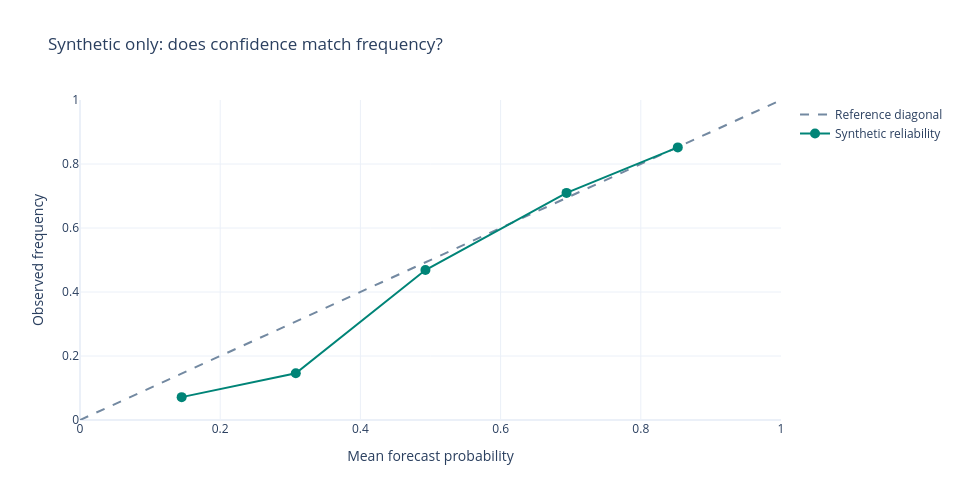

The notebook cell this image was saved under:
### Markdown cell above
## Actual learning on an inspectable, fictional temporal fixture

The public model really fits coefficients: train-only symmetric scaling followed by
L2-regularized logistic regression. The configuration is fixed before evaluation:
250 gradient steps, learning rate 0.12, penalty 0.04, no early stopping or search.
Expanding training windows use only earlier seasons and labels available before fitting.
Three later seasons contribute 66 physical games each, for 198 synthetic forecasts.

Mirrored representations receive half weight, retain one physical-game unit and enforce
team-order symmetry. The latest observation must have been published by the forecast
cutoff, at least one hour before the game. Outcome fields cannot enter inference.
This is a separate teaching implementation, not a public version of the private recipe.

The following cell **executes all three fits**, freezes predictions before scoring and
displays actual results. Dates are authored fixture clocks, not historical source proof.
Synthetic scores are not NCAA performance, a new submission or prospective validation.

### Code cell
from temporal_model_demo import run_demo
learned = run_demo()
assert learned['evidence_scope'] == 'SYNTHETIC_ONLY'
assert learned['synthetic_model_fits'] == 3 and learned['owner_research_fits'] == 0
assert learned['network_requests'] == learned['private_artifacts_read'] == 0
display(pd.DataFrame(learned['folds'])[[
    'evaluation_season', 'training_seasons', 'physical_training_games',
    'physical_evaluation_games', 'train_evaluation_ID_intersection',
    'training_labels_available_before_fit', 'scaler_fit_on_training_only']])
display(pd.DataFrame(learned['per_season']).T)
display(pd.DataFrame([learned['pooled_game_weighted']])
        .rename(index={0: 'Synthetic pooled'}))
bins = [item for item in learned['reliability']['bins'] if item['count']]
x = [item['mean_prediction'] for item in bins]
y = [item['observed_frequency'] for item in bins]
counts = [item['count'] for item in bins]
calibration = go.Figure()
calibration.add_scatter(x=[0, 1], y=[0, 1], mode='lines', name='Reference diagonal',
                        line=dict(color='#7389a1', dash='dash'))
calibration.add_scatter(x=x, y=y, mode='lines+markers', name='Synthetic reliability',
                        text=[f'n={count}' for count in counts],
                        line=dict(color='#008477'), marker_size=10)
calibration.update_layout(title='Synthetic only: does confidence match frequency?',
                           width=960, height=500, template='plotly_white',
                           xaxis_title='Mean forecast probability',
                           yaxis_title='Observed frequency',
                           xaxis_range=[0, 1], yaxis_range=[0, 1])
static, ax = plt.subplots(figsize=(10, 5.2), layout='constrained')
ax.plot([0, 1], [0, 1], '--', color='#7389a1', label='Reference diagonal')
ax.plot(x, y, '-o', color='#008477', label='Synthetic reliability')
for px, py, count in zip(x, y, counts):
    ax.annotate(f'n={count}', (px, py), xytext=(8, 8), textcoords='offset points')
ax.set(xlim=(0, 1), ylim=(0, 1), xlabel='Mean forecast probability',
       ylabel='Observed frequency',
       title='Synthetic only: does confidence match frequency?')
ax.legend(loc='lower right')
image = io.BytesIO()
static.savefig(image, format='png', dpi=120)
plt.close(static)
display({'application/vnd.plotly.v1+json': json.loads(calibration.to_json()),
         'image/png': base64.b64encode(image.getvalue()).decode()}, raw=True)
print('Small authored sample, five fixed bins; not a calibration guarantee.')
print('Synthetic prediction SHA-256:', learned['forecast_pin_before_scoring']['sha256'])
print('Generator SHA-256:', hashlib.sha256(
    (root / 'tools/temporal_model_demo.py').read_bytes()).hexdigest())

### Figure 1 — Plotly figure (JSON) as saved in the notebook; plotly's stock layout.template omitted (floating-point values rounded to 4 significant figures)
{"data": [{"line": {"color": "#7389a1", "dash": "dash"}, "mode": "lines", "name": "Reference diagonal", "type": "scatter", "x": [0, 1], "y": [0, 1]}, {"line": {"color": "#008477"}, "marker": {"size": 10}, "mode": "lines+markers", "name": "Synthetic reliability", "text": ["n=28", "n=48", "n=64", "n=31", "n=27"], "type": "scatter", "x": [0.145, 0.3078, 0.4927, 0.6941, 0.8528], "y": [0.07143, 0.1458, 0.4688, 0.7097, 0.8519]}], "layout": {"height": 500, "title": {"text": "Synthetic only: does confidence match frequency?"}, "width": 960, "xaxis": {"range": [0, 1], "title": {"text": "Mean forecast probability"}}, "yaxis": {"range": [0, 1], "title": {"text": "Observed frequency"}}}}
